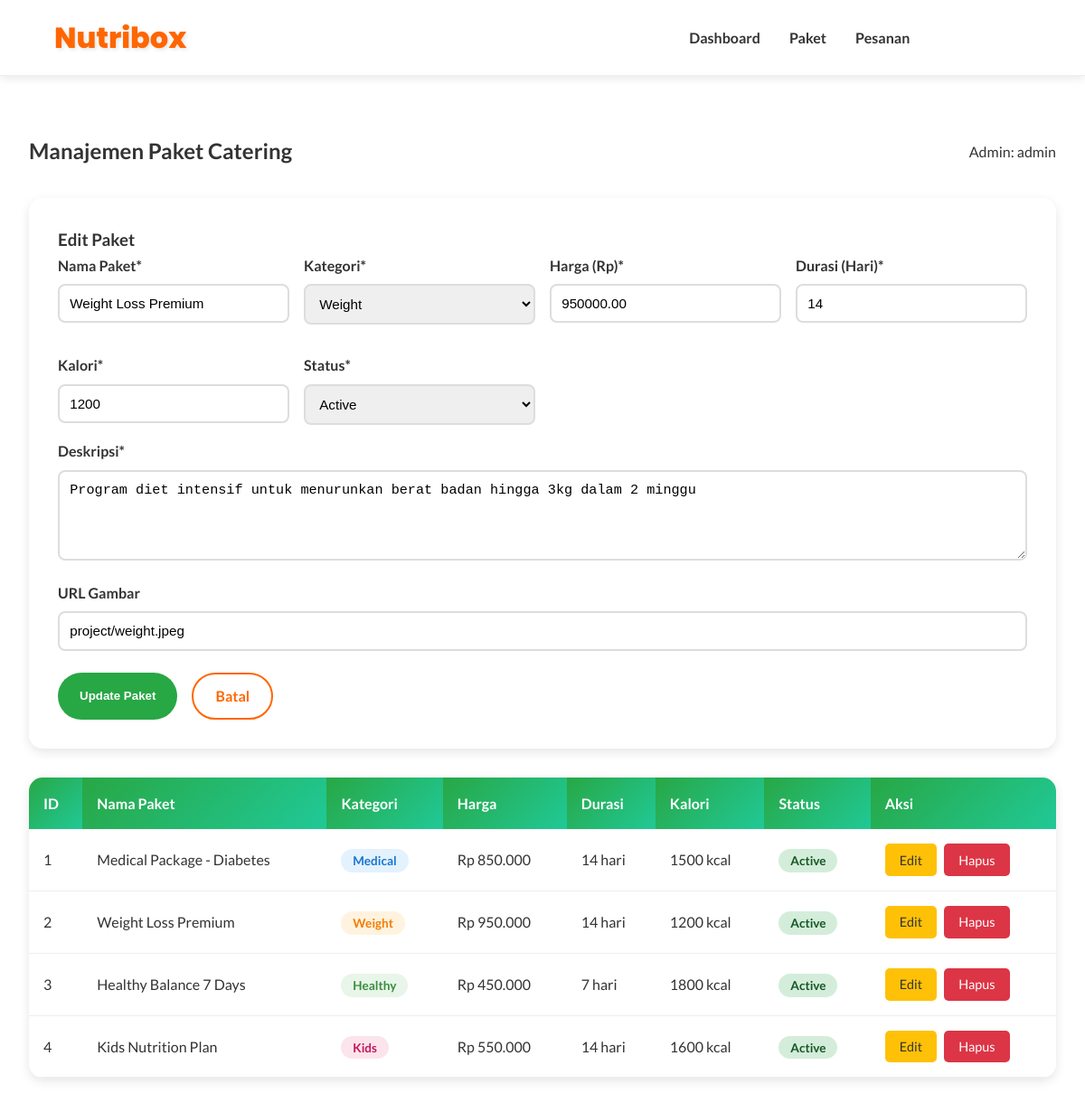
The page /manage_paket.php?edit=2 (signed in) on the database its author committed.
### tables this page shows
CREATE TABLE paket_catering (
    id INT(11) PRIMARY KEY AUTO_INCREMENT,
    nama_paket VARCHAR(100) NOT NULL,
    kategori ENUM('medical', 'weight', 'healthy', 'kids') NOT NULL,
    deskripsi TEXT,
    harga DECIMAL(10,2) NOT NULL,
    durasi INT(11) DEFAULT 7 COMMENT 'Durasi dalam hari',
    kalori INT(11),
    status ENUM('active', 'inactive') DEFAULT 'active',
    gambar VARCHAR(255),
    created_at TIMESTAMP DEFAULT CURRENT_TIMESTAMP,
    updated_at TIMESTAMP DEFAULT CURRENT_TIMESTAMP ON UPDATE CURRENT_TIMESTAMP
);

### manage_paket.php (the view, shortened to what this page needs)
<?php
require_once 'koneksi.php';
$username = $_SESSION['username'];
$edit_data = null;
if (isset($_GET['edit'])) {
    $id = (int)$_GET['edit'];
    $result = mysqli_query($conn, "SELECT * FROM paket_catering WHERE id = $id");
    $edit_data = mysqli_fetch_assoc($result);
}
$paket_list = mysqli_query($conn, "SELECT * FROM paket_catering ORDER BY created_at DESC");
?>
<!DOCTYPE html>
<html lang="id">
<head>
    <link rel="stylesheet" href="style.css">
</head>
<body>
    <header>
        <div class="container">
            <h1>Nutribox</h1>
            <nav>
                <ul>
                    <li><a href="dashboard.php">Dashboard</a></li>
                    <li><a href="manage_paket.php">Paket</a></li>
                    <li><a href="manage_pesanan.php">Pesanan</a></li>
                    <li><a href="logout.php" class="btn-logout">Logout</a></li>
                </ul>
            </nav>
        </div>
    </header>
    <div class="crud-container">
        <div class="crud-header">
            <h2>Manajemen Paket Catering</h2>
            <span>Admin: <?php echo htmlspecialchars($username); ?></span>
        </div>
        <div class="form-container">
            <h3><?php echo $edit_data ? 'Edit Paket' : 'Tambah Paket Baru'; ?></h3>
            <form method="POST" action="">
                <div class="form-grid">
                    <div class="form-group">
                        <label>Nama Paket*</label>
                        <input type="text" name="nama_paket" value="<?php echo $edit_data['nama_paket'] ?? ''; ?>" required>
                    </div>
                    <div class="form-group">
                        <label>Kategori*</label>
                        <select name="kategori" required>
                            <option value="weight" <?php echo ($edit_data['kategori'] ?? '') == 'weight' ? 'selected' : ''; ?>>Weight</option>
                        </select>
                    </div>
                    <div class="form-group">
                        <label>Harga (Rp)*</label>
                        <input type="number" name="harga" value="<?php echo $edit_data['harga'] ?? ''; ?>" step="1000" required>
                    </div>
                    <div class="form-group">
                        <label>Durasi (Hari)*</label>
                        <input type="number" name="durasi" value="<?php echo $edit_data['durasi'] ?? 7; ?>" required>
                    </div>
                    <div class="form-group">
                        <label>Kalori*</label>
                        <input type="number" name="kalori" value="<?php echo $edit_data['kalori'] ?? ''; ?>" required>
                    </div>
                    <div class="form-group">
                        <label>Status*</label>
                        <select name="status" required>
                            <option value="active" <?php echo ($edit_data['status'] ?? 'active') == 'active' ? 'selected' : ''; ?>>Active</option>
                        </select>
                    </div>
                </div>
                <div class="form-group">
                    <label>Deskripsi*</label>
                    <textarea name="deskripsi" required><?php echo $edit_data['deskripsi'] ?? ''; ?></textarea>
                </div>
                <div class="form-group">
                    <label>URL Gambar</label>
                    <input type="text" name="gambar" value="<?php echo $edit_data['gambar'] ?? 'project/default.jpeg'; ?>">
                </div>
                <div style="display: flex; gap: 1rem; margin-top: 1.5rem;">
                    <button type="submit" class="btn btn-primary">
                        <?php echo $edit_data ? 'Update Paket' : 'Tambah Paket'; ?>
                    </button>
                    <?php if ($edit_data): ?>
                        <a href="manage_paket.php" class="btn btn-outline">Batal</a>
                    <?php endif; ?>
                </div>
            </form>
        </div>
        <div class="table-container">
            <table>
                <thead>
                    <tr>
                        <th>ID</th>
                        <th>Nama Paket</th>
                        <th>Kategori</th>
                        <th>Harga</th>
                        <th>Durasi</th>
                        <th>Kalori</th>
                        <th>Status</th>
                        <th>Aksi</th>
                    </tr>
                </thead>
                <tbody>
                    <?php while ($row = mysqli_fetch_assoc($paket_list)): ?>
                    <tr>
                        <td><?php echo $row['id']; ?></td>
                        <td><?php echo htmlspecialchars($row['nama_paket']); ?></td>
                        <td>
                            <span class="badge badge-<?php echo $row['kategori']; ?>">
                                <?php echo ucfirst($row['kategori']); ?>
                            </span>
                        </td>
                        <td>Rp <?php echo number_format($row['harga'], 0, ',', '.'); ?></td>
                        <td><?php echo $row['durasi']; ?> hari</td>
                        <td><?php echo $row['kalori']; ?> kcal</td>
                        <td>
                            <span class="badge badge-<?php echo $row['status']; ?>">
                                <?php echo ucfirst($row['status']); ?>
                            </span>
                        </td>
                        <td>
                            <div class="action-buttons">
                                <a href="?edit=<?php echo $row['id']; ?>" class="btn-small btn-edit">Edit</a>
                                <a href="?delete=<?php echo $row['id']; ?>"
                                   class="btn-small btn-delete"
                                   onclick="return confirm('Yakin ingin menghapus paket ini?')">Hapus</a>
                            </div>
                        </td>
                    </tr>
                    <?php endwhile; ?>
                </tbody>
            </table>
        </div>
    </div>
</body>
</html>

### style.css (style rules this page uses)
* { margin: 0; padding: 0; box-sizing: border-box; }
body { font-family: 'Lato', sans-serif; line-height: 1.6; color: #333; }
.container { width: 90%; max-width: 1200px; margin: auto; }
.btn { display: inline-block; padding: 0.7rem 1.5rem; border-radius: 50px; font-weight: 600; transition: 0.3s ease; text-decoration: none; cursor: pointer; border: none; }
.btn-primary { background: #28a745; color: #fff; }
.btn-outline { border: 2px solid #ff6600; color: #ff6600; background: transparent; }
header { background: #fff; border-bottom: 1px solid #eee; padding: 1rem 0; position: sticky; top: 0; z-index: 100; box-shadow: 0 2px 10px rgba(0,0,0,0.1); }
header .container { display: flex; justify-content: space-between; align-items: center; }
header h1 { font-family: 'Poppins', sans-serif; font-weight: 800; font-size: 2rem; color: #ff6600; text-shadow: 2px 2px 4px rgba(0,0,0,0.1); }
nav ul { list-style: none; display: flex; gap: 2rem; }
nav a { color: #333; font-weight: 600; text-decoration: none; position: relative; transition: all 0.3s ease; padding: 0.5rem 0; }
nav a::after { content: ""; position: absolute; left: 0; bottom: -4px; width: 0; height: 3px; background: linear-gradient(45deg, #ff6600, #ff8c42); border-radius: 2px; transition: width 0.3s ease; }
.form-group { margin-bottom: 1.5rem; }
.form-group label { display: block; margin-bottom: 0.5rem; color: #333; font-weight: 600; }
.form-group input { width: 100%; padding: 0.8rem; border: 2px solid #ddd; border-radius: 10px; font-size: 1rem; transition: all 0.3s ease; outline: none; }
.btn-logout { background: rgba(255,255,255,0.2); color: white; padding: 0.6rem 1.5rem; border: 2px solid white; border-radius: 25px; text-decoration: none; font-weight: 600; transition: all 0.3s ease; }

### manage_paket.php (style rules this page uses)
.crud-container { max-width: 1200px; margin: 2rem auto; padding: 2rem; }
.crud-header { display: flex; justify-content: space-between; align-items: center; margin-bottom: 2rem; }
.form-container { background: white; padding: 2rem; border-radius: 15px; box-shadow: 0 4px 12px rgba(0,0,0,0.1); margin-bottom: 2rem; }
.form-grid { display: grid; grid-template-columns: repeat(auto-fit, minmax(250px, 1fr)); gap: 1rem; }
.form-group { margin-bottom: 1rem; }
.form-group label { display: block; margin-bottom: 0.5rem; font-weight: 600; color: #333; }
.form-group input, .form-group select, .form-group textarea { width: 100%; padding: 0.7rem; border: 2px solid #ddd; border-radius: 8px; font-size: 0.95rem; }
.form-group textarea { min-height: 100px; resize: vertical; }
.table-container { background: white; border-radius: 15px; box-shadow: 0 4px 12px rgba(0,0,0,0.1); overflow: hidden; }
table { width: 100%; border-collapse: collapse; }
th { background: linear-gradient(135deg, #28a745, #20c997); color: white; padding: 1rem; text-align: left; font-weight: 600; }
td { padding: 1rem; border-bottom: 1px solid #eee; }
.action-buttons { display: flex; gap: 0.5rem; }
.btn-small { padding: 0.4rem 1rem; font-size: 0.9rem; border-radius: 5px; text-decoration: none; display: inline-block; }
.btn-edit { background: #ffc107; color: #333; }
.btn-delete { background: #dc3545; color: white; }
.badge { padding: 0.3rem 0.8rem; border-radius: 20px; font-size: 0.85rem; font-weight: 600; }
.badge-medical { background: #e3f2fd; color: #1976d2; }
.badge-weight { background: #fff3e0; color: #f57c00; }
.badge-healthy { background: #e8f5e9; color: #388e3c; }
.badge-kids { background: #fce4ec; color: #c2185b; }
.badge-active { background: #d4edda; color: #155724; }

### rows shown on the page
paket_catering: nama_paket "Weight Loss Premium", kategori "Weight", harga "950000.00", durasi "14", kalori "1200", status "Active", deskripsi "Program diet intensif untuk menurunkan berat badan hingga 3kg dalam 2 minggu", gambar "project/weight.jpeg", id "2", harga "950.000"
paket_catering: id "1", nama_paket "Medical Package - Diabetes", kategori "Medical", harga "850.000", durasi "14", kalori "1500", status "Active"
paket_catering: id "3", nama_paket "Healthy Balance 7 Days", kategori "Healthy", harga "450.000", durasi "7", kalori "1800", status "Active"
paket_catering: id "4", nama_paket "Kids Nutrition Plan", kategori "Kids", harga "550.000", durasi "14", kalori "1600", status "Active"

### other values the page prints
$username "admin"
